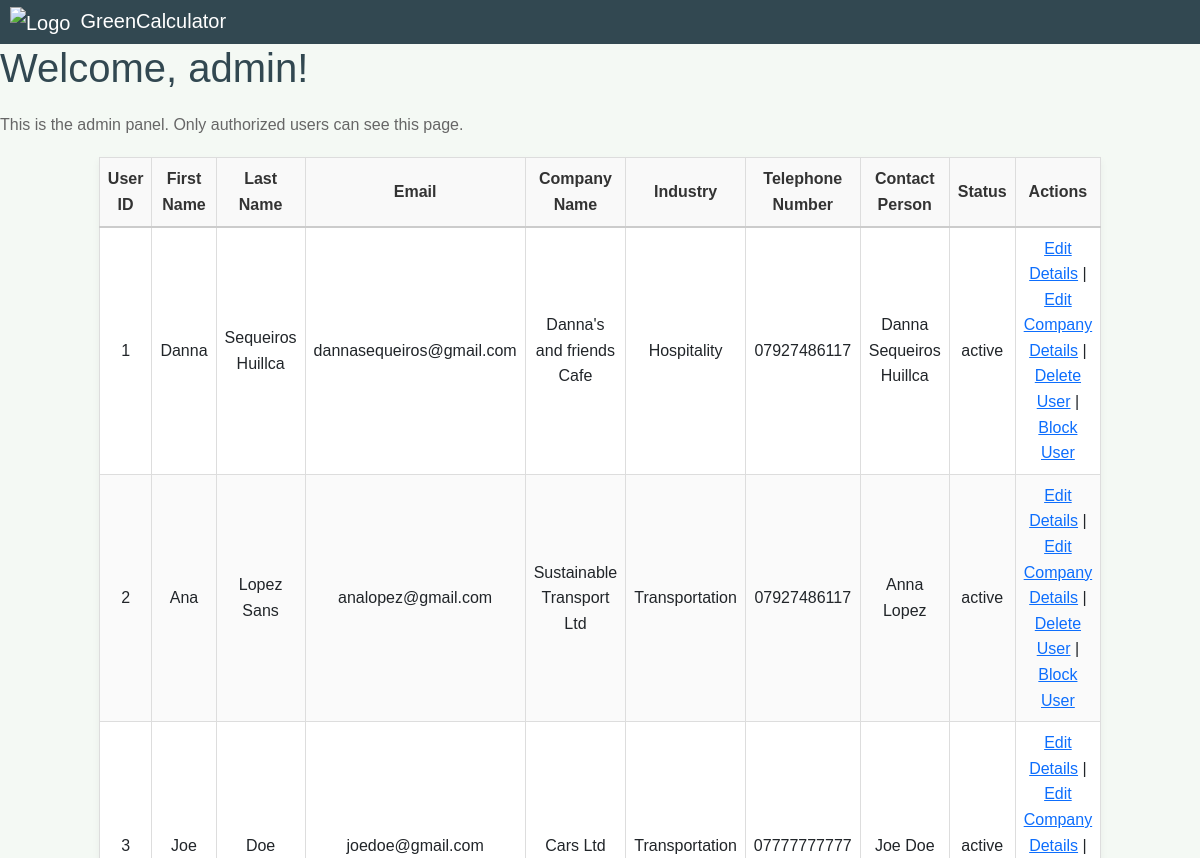
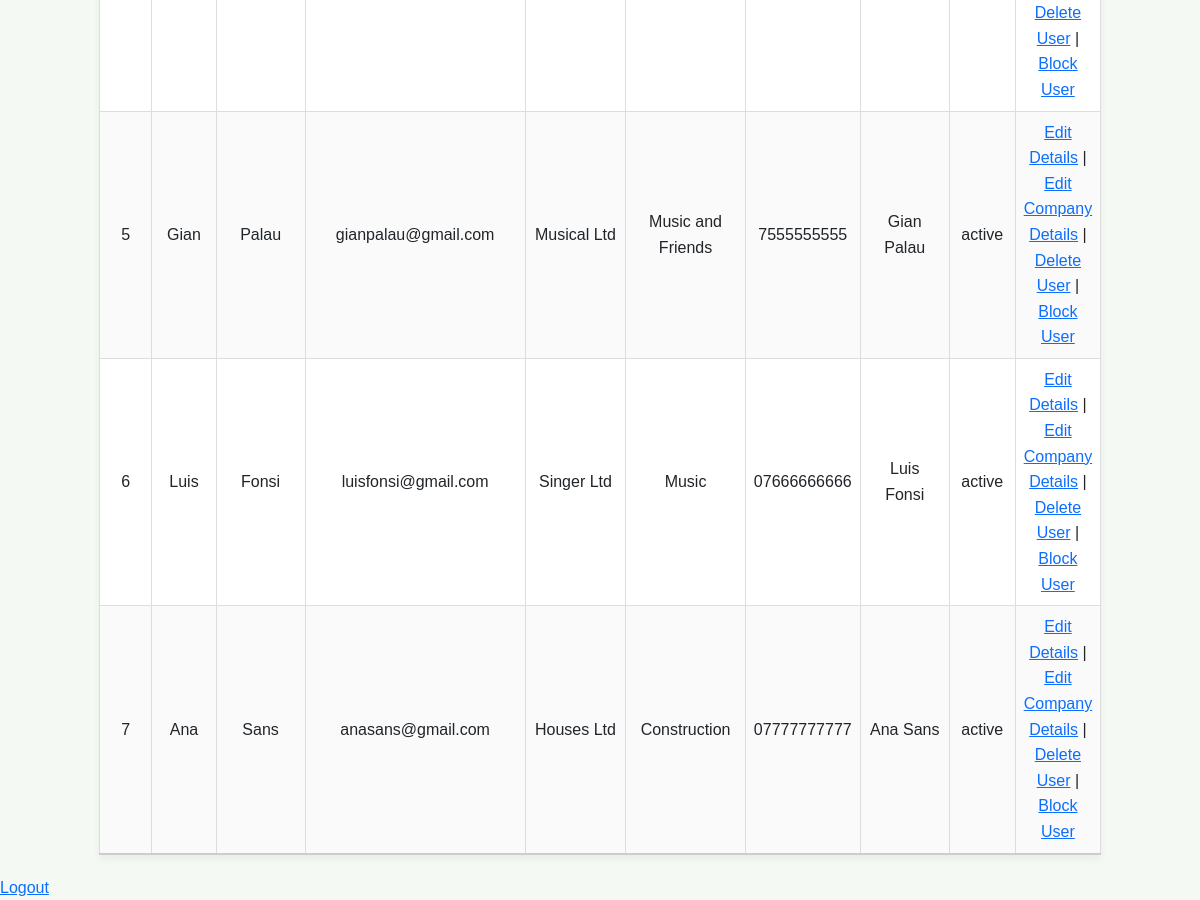
The app's page /admin_panel.php (signed in) with its own data (2 pictures, top to bottom).
### tables this page shows
CREATE TABLE `companies` (
  `company_id` int(10) UNSIGNED NOT NULL,
  `company_name` varchar(100) NOT NULL,
  `industry` varchar(50) NOT NULL,
  `telephone_number` varchar(20) NOT NULL,
  `contact_person` varchar(100) NOT NULL,
  `status` enum('active','inactive','deactivated') NOT NULL,
  `user_id` int(10) UNSIGNED NOT NULL
);

CREATE TABLE `users` (
  `user_id` int(10) UNSIGNED NOT NULL,
  `first_name` varchar(20) NOT NULL,
  `last_name` varchar(40) NOT NULL,
  `email` varchar(60) NOT NULL,
  `password_hash` varchar(256) NOT NULL,
  `card_number` varchar(20) NOT NULL,
  `exp_month` varchar(2) NOT NULL,
  `exp_year` int(4) NOT NULL,
  `cvv` int(4) DEFAULT NULL,
  `reg_date` datetime NOT NULL,
  `temp_pass` tinyint(1) DEFAULT 0
);

### admin_panel.php (the view, shortened to what this page needs)
<?php
require('connect_db.php');
$query = "SELECT users.*, companies.company_name, companies.industry, companies.telephone_number,
        companies.contact_person, companies.status FROM users
        LEFT JOIN companies ON users.user_id = companies.user_id";
$result = mysqli_query($link, $query);
include('admin_header.php');
?>
<!DOCTYPE html>
<html lang="en">
<head>
    <link href="styles.css" rel="stylesheet">
</head>
<body>
    <h1>Welcome, <?php echo $_SESSION['username']; ?>!</h1>
    <p>This is the admin panel. Only authorized users can see this page.</p>
    <table class="admin-table">
        <tr>
            <th>User ID</th><th>First Name</th><th>Last Name</th>
            <th>Email</th><th>Company Name</th><th>Industry</th>
            <th>Telephone Number</th><th>Contact Person</th>
            <th>Status</th><th>Actions</th>
        </tr>
        <?php while ($row = mysqli_fetch_assoc($result)) { ?>
        <tr>
            <td><?php echo $row['user_id']; ?></td>
            <td><?php echo $row['first_name']; ?></td>
            <td><?php echo $row['last_name']; ?></td>
            <td><?php echo $row['email']; ?></td>
            <td><?php echo $row['company_name'] ?? 'N/A'; ?></td>
            <td><?php echo $row['industry'] ?? 'N/A'; ?></td>
            <td><?php echo $row['telephone_number'] ?? 'N/A'; ?></td>
            <td><?php echo $row['contact_person'] ?? 'N/A'; ?></td>
            <td><?php echo $row['status'] ?? 'N/A'; ?></td>
            <td>
                <a href="admin_edit_user.php?user_id=<?php echo $row['user_id']; ?>">Edit Details</a> |
                <a href="admin_edit_company.php?user_id=<?php echo $row['user_id']; ?>">Edit Company Details</a> |
                <a href="admin_delete.php?user_id=<?php echo $row['user_id']; ?>">Delete User</a> |
                <a href="admin_block.php?user_id=<?php echo $row['user_id']; ?>" onclick="return confirm('Are you sure you want to <?php echo $row['status'] === 'deactivated' ? 'unblock' : 'block'; ?> this user?');">
                <?php echo $row['status'] === 'deactivated' ? 'Unblock User' : 'Block User'; ?>
                </a>
            </td>
        </tr>
        <?php } ?>
    </table>
    <a href="admin_logout.php">Logout</a>
</body>
</html>

### admin_header.php (shortened to what this page needs)
<!DOCTYPE html>
<html lang="en">
<head>
    <link rel="stylesheet" href="styles.css">
    <link href="https://cdn.jsdelivr.net/npm/bootstrap@5.1.3/dist/css/bootstrap.min.css" rel="stylesheet">
</head>
<body>
    <nav class="navbar navbar-light">
        <a class="navbar-brand text-white" href="admin_panel.php">
        <img src="../img/0.png" alt="Logo">GreenCalculator</a>
    </nav>
</body>
</html>

### styles.css (style rules this page uses)
body { font-family: Arial, sans-serif; line-height: 1.6; margin: 0; padding: 0px; background-color: #f4f9f4; height: 100%; padding: 0; }
html { height: 100%; margin: 0; padding: 0; }
h1, h2 { color: #324851; }
p, li { color: #666; }
h1 { color: #324851; margin-bottom: 20px; }
.admin-table { width: 80%; margin: 20px auto; border-collapse: collapse; background-color: #fff; box-shadow: 0 4px 8px rgba(0,0,0,0.05); }
.admin-table th, .admin-table td { border: 1px solid #ddd; padding: 8px; text-align: center; }
.admin-table th { background-color: #f9f9f9; color: #333; }
.admin-table tr:last-child { border-bottom: 2px solid #ccc; }
.admin-table th { border-bottom: 2px solid #ccc; }
.admin-table tbody tr:nth-child(odd) { background-color: #fafafa; }

### admin_header.php (style rules this page uses)
body { background-color: #f4f9f4; }
.navbar, .footer { background-color: #324851; color: #f4f9f4; }
.navbar-brand img { vertical-align: middle; margin-right: 10px; margin-left: 10px; height: 30px; }
.navbar { padding: 0; }

### records on screen
companies: user.user_id "1", user.first_name "Danna", user.last_name "Sequeiros Huillca", user.email "dannasequeiros@gmail.com", company_name "Danna's and friends Cafe", industry "Hospitality", telephone_number "07927486117", contact_person "Danna Sequeiros Huillca", status "active", shows "Block User"
companies: user.user_id "2", user.first_name "Ana", user.last_name "Lopez Sans", user.email "analopez@gmail.com", company_name "Sustainable Transport Ltd", industry "Transportation", telephone_number "07927486117", contact_person "Anna Lopez", status "active", shows "Block User"
companies: user.user_id "3", user.first_name "Joe", user.last_name "Doe", user.email "joedoe@gmail.com", company_name "Cars Ltd", industry "Transportation", telephone_number "07777777777", contact_person "Joe Doe", status "active", shows "Block User"
companies: user.user_id "5", user.first_name "Gian", user.last_name "Palau", user.email "gianpalau@gmail.com", company_name "Musical Ltd", industry "Music and Friends", telephone_number "7555555555", contact_person "Gian Palau", status "active", shows "Block User"
companies: user.user_id "6", user.first_name "Luis", user.last_name "Fonsi", user.email "luisfonsi@gmail.com", company_name "Singer Ltd", industry "Music", telephone_number "07666666666", contact_person "Luis Fonsi", status "active", shows "Block User"
companies: user.user_id "7", user.first_name "Ana", user.last_name "Sans", user.email "anasans@gmail.com", company_name "Houses Ltd", industry "Construction", telephone_number "07777777777", contact_person "Ana Sans", status "active", shows "Block User"

### other values on screen
$_SESSION['username'] "admin"
